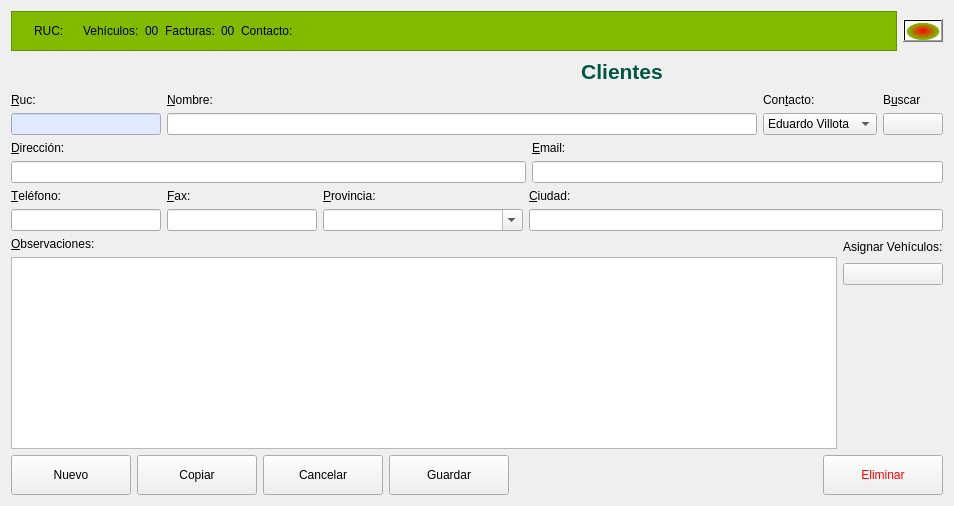
      <widget class="QWidget" name="tab_formulario">
       <attribute name="icon">
        <iconset>
         <normalon>:/Icons/icons/system_users.png</normalon>
        </iconset>
       </attribute>
       <attribute name="title">
        <string>Cliente</string>
       </attribute>
       <layout class="QVBoxLayout" name="verticalLayout_2">
        <item>
         <layout class="QVBoxLayout" name="verticalLayout">
          <item>
           <layout class="QHBoxLayout" name="horizontalLayout_2">
            <item>
             <widget class="QFrame" name="frame">
              <property name="styleSheet">
               <string notr="true">background-color:rgb(130, 186, 0)</string>
              </property>
              <property name="frameShape">
               <enum>QFrame::StyledPanel</enum>
              </property>
              <property name="frameShadow">
               <enum>QFrame::Raised</enum>
              </property>
              <layout class="QHBoxLayout" name="horizontalLayout">
               <item>
                <widget class="QLabel" name="lbl_fecha_registrob">
                 <property name="toolTip">
                  <string>Fecha de Registro en el sistema</string>
                 </property>
                 <property name="text">
                  <string/>
                 </property>
                </widget>
               </item>
               <item>
                <widget class="QLabel" name="lbl_ruca">
                 <property name="maximumSize">
                  <size>
                   <width>40</width>
                   <height>16777215</height>
                  </size>
                 </property>
                 <property name="text">
                  <string>RUC:</string>
                 </property>
                </widget>
               </item>
               <item>
                <widget class="QLabel" name="lbl_rucb">
                 <property name="toolTip">
                  <string>Ruc del cliente</string>
                 </property>
                 <property name="text">
                  <string/>
                 </property>
                </widget>
               </item>
               <item>
                <widget class="QLabel" name="lbl_vehiculosa">
                 <property name="text">
                  <string>Vehículos:</string>
                 </property>
                </widget>
               </item>
               <item>
                <widget class="QLabel" name="lbl_vehiculosa_2">
                 <property name="toolTip">
                  <string>Numero de vehiculos del cliente</string>
                 </property>
                 <property name="text">
                  <string>&lt;html&gt;&lt;head/&gt;&lt;body&gt;&lt;p&gt;&lt;span style=&quot; color:#00007f;&quot;&gt;00&lt;/span&gt;&lt;/p&gt;&lt;/body&gt;&lt;/html&gt;</string>
                 </property>
                </widget>
               </item>
               <item>
                <widget class="QLabel" name="lbl_facturasa">
                 <property name="maximumSize">
                  <size>
                   <width>60</width>
                   <height>16777215</height>
                  </size>
                 </property>
                 <property name="text">
                  <string>Facturas:</string>
                 </property>
                </widget>
               </item>
               <item>
                <widget class="QLabel" name="lbl_facturasa_2">
                 <property name="toolTip">
                  <string>Numero de facturas del cliente</string>
                 </property>
                 <property name="text">
                  <string>&lt;html&gt;&lt;head/&gt;&lt;body&gt;&lt;p&gt;&lt;span style=&quot; color:#00007f;&quot;&gt;00&lt;/span&gt;&lt;/p&gt;&lt;/body&gt;&lt;/html&gt;</string>
                 </property>
                </widget>
               </item>
               <item>
                <widget class="QLabel" name="lbl_contactoa">
                 <property name="minimumSize">
                  <size>
                   <width>60</width>
                   <height>0</height>
                  </size>
                 </property>
                 <property name="maximumSize">
                  <size>
                   <width>60</width>
                   <height>16777215</height>
                  </size>
                 </property>
                 <property name="text">
                  <string>Contacto:</string>
                 </property>
                </widget>
               </item>
               <item>
                <widget class="QLabel" name="lbl_contactob">
                 <property name="toolTip">
                  <string>Numero de contacto del cliente</string>
                 </property>
                 <property name="text">
                  <string/>
                 </property>
                </widget>
               </item>
               <item>
                <spacer name="horizontalSpacer">
                 <property name="orientation">
                  <enum>Qt::Horizontal</enum>
                 </property>
                 <property name="sizeHint" stdset="0">
                  <size>
                   <width>40</width>
                   <height>20</height>
                  </size>
                 </property>
                </spacer>
               </item>
              </layout>
             </widget>
            </item>
            <item>
             <widget class="QPushButton" name="btn_home">
              <property name="toolTip">
               <string>Regreasar al Panel de Control</string>
              </property>
              <property name="styleSheet">
               <string notr="true">background-color: qradialgradient(spread:pad, cx:0.5, cy:0.6, radius:0.9, fx:0.5, fy:0.5, stop:0 rgba(255, 0, 0, 255), stop:0.479904 rgba(130, 186, 0), stop:0.522685 rgba(255, 255, 255, 255), stop:1 rgba(255, 255, 255, 255));</string>
              </property>
              <property name="text">
               <string/>
              </property>
              <property name="icon">
               <iconset>
                <normalon>:/Icons/icons/folder_home2.png</normalon>
               </iconset>
              </property>
              <property name="iconSize">
               <size>
                <width>56</width>
                <height>56</height>
               </size>
              </property>
             </widget>
            </item>
           </layout>
          </item>
          <item>
           <layout class="QHBoxLayout" name="horizontalLayout_3">
            <item>
             <widget class="QPushButton" name="btn_primero">
              <property name="minimumSize">
               <size>
                <width>50</width>
                <height>30</height>
               </size>
              </property>
              <property name="maximumSize">
               <size>
                <width>50</width>
                <height>30</height>
               </size>
              </property>
              <property name="toolTip">
               <string comment="Primer Registro">&lt;html&gt;&lt;head/&gt;&lt;body&gt;&lt;p&gt;Primer Registro&lt;/p&gt;&lt;/body&gt;&lt;/html&gt;</string>
              </property>
              <property name="text">
               <string/>
              </property>
              <property name="icon">
               <iconset>
                <normalon>:/Icons/icons/start.png</normalon>
               </iconset>
              </property>
              <property name="iconSize">
               <size>
                <width>32</width>
                <height>32</height>
               </size>
              </property>
              <property name="autoDefault">
               <bool>false</bool>
              </property>
              <property name="default">
               <bool>false</bool>
              </property>
              <property name="flat">
               <bool>true</bool>
              </property>
             </widget>
            </item>
            <item>
             <widget class="QPushButton" name="btn_anterior">
              <property name="minimumSize">
               <size>
                <width>50</width>
                <height>30</height>
               </size>
              </property>
              <property name="maximumSize">
               <size>
                <width>50</width>
                <height>30</height>
               </size>
              </property>
              <property name="toolTip">
               <string>&lt;html&gt;&lt;head/&gt;&lt;body&gt;&lt;p&gt;Registro Anterior&lt;/p&gt;&lt;/body&gt;&lt;/html&gt;</string>
              </property>
              <property name="text">
               <string/>
              </property>
              <property name="icon">
               <iconset>
                <normalon>:/Icons/icons/previous.png</normalon>
               </iconset>
              </property>
              <property name="iconSize">
               <size>
                <width>32</width>
                <height>32</height>
               </size>
              </property>
              <property name="autoDefault">
               <bool>false</bool>
              </property>
              <property name="default">
               <bool>false</bool>
              </property>
              <property name="flat">
               <bool>true</bool>
              </property>
             </widget>
            </item>
            <item>
             <widget class="QPushButton" name="btn_recargar">
              <property name="minimumSize">
               <size>
                <width>60</width>
                <height>30</height>
               </size>
              </property>
              <property name="maximumSize">
               <size>
                <width>60</width>
                <height>30</height>
               </size>
              </property>
              <property name="toolTip">
               <string>Recargar</string>
              </property>
              <property name="text">
               <string/>
              </property>
              <property name="icon">
               <iconset>
                <normalon>:/Icons/icons/reload.png</normalon>
               </iconset>
              </property>
              <property name="iconSize">
               <size>
                <width>40</width>
                <height>40</height>
               </size>
              </property>
              <property name="autoDefault">
               <bool>false</bool>
              </property>
              <property name="default">
               <bool>false</bool>
              </property>
              <property name="flat">
               <bool>true</bool>
              </property>
             </widget>
            </item>
            <item>
             <widget class="QPushButton" name="btn_siguiente">
              <property name="minimumSize">
               <size>
                <width>50</width>
                <height>30</height>
               </size>
              </property>
              <property name="maximumSize">
               <size>
                <width>50</width>
                <height>30</height>
               </size>
              </property>
              <property name="toolTip">
               <string>&lt;html&gt;&lt;head/&gt;&lt;body&gt;&lt;p&gt;Siguiente Registro&lt;/p&gt;&lt;/body&gt;&lt;/html&gt;</string>
              </property>
              <property name="text">
               <string/>
              </property>
              <property name="icon">
               <iconset>
                <normalon>:/Icons/icons/forward.png</normalon>
               </iconset>
              </property>
              <property name="iconSize">
               <size>
                <width>32</width>
                <height>32</height>
               </size>
              </property>
              <property name="autoDefault">
               <bool>false</bool>
              </property>
              <property name="default">
               <bool>false</bool>
              </property>
              <property name="flat">
               <bool>true</bool>
              </property>
             </widget>
            </item>
            <item>
             <widget class="QPushButton" name="btn_ultimo">
              <property name="minimumSize">
               <size>
                <width>50</width>
                <height>30</height>
               </size>
              </property>
              <property name="maximumSize">
               <size>
                <width>50</width>
                <height>30</height>
               </size>
              </property>
              <property name="toolTip">
               <string>Último Registro</string>
              </property>
              <property name="text">
               <string/>
              </property>
              <property name="icon">
               <iconset>
                <normalon>:/Icons/icons/finish.png</normalon>
               </iconset>
              </property>
              <property name="iconSize">
               <size>
                <width>32</width>
                <height>32</height>
               </size>
              </property>
              <property name="autoDefault">
               <bool>false</bool>
              </property>
              <property name="default">
               <bool>false</bool>
              </property>
              <property name="flat">
               <bool>true</bool>
              </property>
             </widget>
            </item>
            <item>
             <widget class="QLabel" name="lbl_clientes_gelvs">
              <property name="toolTip">
               <string/>
              </property>
              <property name="text">
               <string>&lt;html&gt;&lt;head/&gt;&lt;body&gt;&lt;p align=&quot;center&quot;&gt;&lt;span style=&quot; font-size:16pt; font-weight:600; color:#015546;&quot;&gt;Clientes&lt;/span&gt;&lt;/p&gt;&lt;/body&gt;&lt;/html&gt;</string>
              </property>
             </widget>
            </item>
           </layout>
          </item>
          <item>
           <layout class="QGridLayout" name="gridLayout_2">
            <item row="0" column="0">
             <widget class="QLabel" name="lbl_ruc">
              <property name="text">
               <string>&amp;Ruc:</string>
              </property>
              <property name="buddy">
               <cstring>txt_ruc</cstring>
              </property>
             </widget>
            </item>
            <item row="0" column="1">
             <widget class="QLabel" name="lbl_nombre">
              <property name="text">
               <string>&amp;Nombre:</string>
              </property>
              <property name="buddy">
               <cstring>txt_nombre</cstring>
              </property>
             </widget>
            </item>
            <item row="0" column="2">
             <widget class="QLabel" name="lbl_contacto">
              <property name="text">
               <string>Con&amp;tacto:</string>
              </property>
              <property name="buddy">
               <cstring>cmb_contacto</cstring>
              </property>
             </widget>
            </item>
            <item row="0" column="3">
             <widget class="QLabel" name="lbl_cuidad_3">
              <property name="text">
               <string>B&amp;uscar</string>
              </property>
              <property name="buddy">
               <cstring>btn_buscar_contacto</cstring>
              </property>
             </widget>
            </item>
            <item row="1" column="0">
             <widget class="QLineEdit" name="txt_ruc">
              <property name="minimumSize">
               <size>
                <width>150</width>
                <height>0</height>
               </size>
              </property>
              <property name="maximumSize">
               <size>
                <width>150</width>
                <height>16777215</height>
               </size>
              </property>
              <property name="toolTip">
               <string>Ingrese numero de ruc del cliente</string>
              </property>
              <property name="styleSheet">
               <string notr="true">background-color: rgb(224, 234, 255);</string>
              </property>
              <property name="maxLength">
               <number>13</number>
              </property>
             </widget>
            </item>
            <item row="1" column="1">
             <widget class="QLineEdit" name="txt_nombre">
              <property name="toolTip">
               <string>Ingrese el nombre del cliente</string>
              </property>
              <property name="maxLength">
               <number>200</number>
              </property>
             </widget>
            </item>
            <item row="1" column="2">
             <widget class="QComboBox" name="cmb_contacto">
              <property name="toolTip">
               <string>Contactos</string>
              </property>
              <item>
               <property name="text">
                <string>Eduardo Villota</string>
               </property>
              </item>
             </widget>
            </item>
            <item row="1" column="3">
             <widget class="QPushButton" name="btn_buscar_contacto">
              <property name="minimumSize">
               <size>
                <width>60</width>
                <height>0</height>
               </size>
              </property>
              <property name="toolTip">
               <string>Ver o buscar un contacto</string>
              </property>
              <property name="text">
               <string/>
              </property>
              <property name="icon">
               <iconset resource="polaris.qrc">
                <normaloff>:/Icons/icons/edit_find.png</normaloff>:/Icons/icons/edit_find.png</iconset>
              </property>
             </widget>
            </item>
           </layout>
          </item>
          <item>
           <layout class="QFormLayout" name="formLayout">
            <item row="0" column="0">
             <widget class="QLabel" name="lbl_direccion">
              <property name="text">
               <string>&amp;Dirección:</string>
              </property>
              <property name="buddy">
               <cstring>txt_direccion</cstring>
              </property>
             </widget>
            </item>
            <item row="0" column="1">
             <widget class="QLabel" name="lbl_email">
              <property name="text">
               <string>&amp;Email:</string>
              </property>
              <property name="buddy">
               <cstring>txt_email</cstring>
              </property>
             </widget>
            </item>
            <item row="1" column="1">
             <widget class="QLineEdit" name="txt_email">
              <property name="toolTip">
               <string>Ingrese email del cliente</string>
              </property>
             </widget>
            </item>
            <item row="1" column="0">
             <widget class="QLineEdit" name="txt_direccion">
              <property name="minimumSize">
               <size>
                <width>515</width>
                <height>0</height>
               </size>
              </property>
              <property name="toolTip">
               <string>Ingrese direccion del cliente</string>
              </property>
             </widget>
            </item>
           </layout>
          </item>
          <item>
           <layout class="QGridLayout" name="gridLayout_4">
            <item row="1" column="2">
             <widget class="QComboBox" name="cmb_provincia">
              <property name="minimumSize">
               <size>
                <width>200</width>
                <height>0</height>
               </size>
              </property>
              <property name="maximumSize">
               <size>
                <width>200</width>
                <height>16777215</height>
               </size>
              </property>
              <property name="toolTip">
               <string>Provincias</string>
              </property>
              <property name="editable">
               <bool>true</bool>
              </property>
              <property name="iconSize">
               <size>
                <width>20</width>
                <height>17</height>
               </size>
              </property>
              <property name="duplicatesEnabled">
               <bool>false</bool>
              </property>
             </widget>
            </item>
            <item row="1" column="3">
             <widget class="QLineEdit" name="txt_cuidad">
              <property name="minimumSize">
               <size>
                <width>150</width>
                <height>0</height>
               </size>
              </property>
              <property name="toolTip">
               <string>Ingresar cuidad </string>
              </property>
             </widget>
            </item>
            <item row="1" column="1">
             <widget class="QLineEdit" name="txt_fax">
              <property name="minimumSize">
               <size>
                <width>150</width>
                <height>0</height>
               </size>
              </property>
              <property name="maximumSize">
               <size>
                <width>150</width>
                <height>16777215</height>
               </size>
              </property>
              <property name="toolTip">
               <string>Ingrese el fax del cliente</string>
              </property>
             </widget>
            </item>
            <item row="0" column="0">
             <widget class="QLabel" name="lbl_telefono">
              <property name="text">
               <string>&amp;Teléfono:</string>
              </property>
              <property name="buddy">
               <cstring>txt_telefono</cstring>
              </property>
             </widget>
            </item>
            <item row="0" column="2">
             <widget class="QLabel" name="lbl_provincia">
              <property name="text">
               <string>&amp;Provincia:</string>
              </property>
              <property name="buddy">
               <cstring>cmb_provincia</cstring>
              </property>
             </widget>
            </item>
            <item row="0" column="3">
             <widget class="QLabel" name="lbl_cuidad">
              <property name="text">
               <string>&amp;Ciudad:</string>
              </property>
              <property name="buddy">
               <cstring>txt_cuidad</cstring>
              </property>
             </widget>
            </item>
            <item row="1" column="0">
             <widget class="QLineEdit" name="txt_telefono">
              <property name="minimumSize">
               <size>
                <width>150</width>
                <height>0</height>
               </size>
              </property>
              <property name="maximumSize">
               <size>
                <width>150</width>
                <height>16777215</height>
               </size>
              </property>
              <property name="toolTip">
               <string>Ingrese numero del cliente</string>
              </property>
             </widget>
            </item>
            <item row="0" column="1">
             <widget class="QLabel" name="lbl_fax">
              <property name="text">
               <string>&amp;Fax:</string>
              </property>
              <property name="buddy">
               <cstring>txt_fax</cstring>
              </property>
             </widget>
            </item>
           </layout>
          </item>
          <item>
           <layout class="QGridLayout" name="gridLayout_5">
            <item row="0" column="0">
             <widget class="QLabel" name="lbl_observaciones">
              <property name="text">
               <string>&amp;Observaciones:</string>
              </property>
              <property name="buddy">
               <cstring>rtxt_notas</cstring>
              </property>
             </widget>
            </item>
            <item row="0" column="1" rowspan="2">
             <widget class="QLabel" name="label_asignar_vehiculos">
              <property name="text">
               <string>Asignar Vehículos:</string>
              </property>
             </widget>
            </item>
            <item row="1" column="0" rowspan="3">
             <widget class="QTextEdit" name="rtxt_notas">
              <property name="toolTip">
               <string>Sirve para especificar fecha de entrega de factura entre otras</string>
              </property>
              <property name="html">
               <string>&lt;!DOCTYPE HTML PUBLIC &quot;-//W3C//DTD HTML 4.0//EN&quot; &quot;http://www.w3.org/TR/REC-html40/strict.dtd&quot;&gt;
&lt;html&gt;&lt;head&gt;&lt;meta name=&quot;qrichtext&quot; content=&quot;1&quot; /&gt;&lt;style type=&quot;text/css&quot;&gt;
p, li { white-space: pre-wrap; }
&lt;/style&gt;&lt;/head&gt;&lt;body style=&quot; font-family:'Sans'; font-size:9pt; font-weight:400; font-style:normal;&quot;&gt;
&lt;p style=&quot;-qt-paragraph-type:empty; margin-top:0px; margin-bottom:0px; margin-left:0px; margin-right:0px; -qt-block-indent:0; text-indent:0px;&quot;&gt;&lt;br /&gt;&lt;/p&gt;&lt;/body&gt;&lt;/html&gt;</string>
              </property>
             </widget>
            </item>
            <item row="2" column="1">
             <widget class="QPushButton" name="btn_asignar_vehiculo">
              <property name="toolTip">
               <string>Ver mantenimientos realizados</string>
              </property>
              <property name="text">
               <string/>
              </property>
              <property name="icon">
               <iconset resource="polaris.qrc">
                <normaloff>:/Icons/icons/polaris.png</normaloff>:/Icons/icons/polaris.png</iconset>
              </property>
              <property name="iconSize">
               <size>
                <width>60</width>
                <height>60</height>
               </size>
              </property>
             </widget>
            </item>
            <item row="3" column="1">
             <spacer name="verticalSpacer">
              <property name="orientation">
               <enum>Qt::Vertical</enum>
              </property>
              <property name="sizeHint" stdset="0">
               <size>
                <width>20</width>
                <height>40</height>
               </size>
              </property>
             </spacer>
            </item>
           </layout>
          </item>
          <item>
           <layout class="QHBoxLayout" name="horizontalLayout_12">
            <item>
             <widget class="QPushButton" name="btn_nuevo">
              <property name="minimumSize">
               <size>
                <width>120</width>
                <height>40</height>
               </size>
              </property>
              <property name="maximumSize">
               <size>
                <width>120</width>
                <height>40</height>
               </size>
              </property>
              <property name="styleSheet">
               <string notr="true"/>
              </property>
              <property name="text">
               <string>Nuevo</string>
              </property>
              <property name="icon">
               <iconset>
                <normalon>:/Icons/icons/filenew.png</normalon>
               </iconset>
              </property>
             </widget>
            </item>
            <item>
             <widget class="QPushButton" name="btn_copiar">
              <property name="minimumSize">
               <size>
                <width>120</width>
                <height>40</height>
               </size>
              </property>
              <property name="maximumSize">
               <size>
                <width>120</width>
                <height>40</height>
               </size>
              </property>
              <property name="text">
               <string>Copiar</string>
              </property>
              <property name="icon">
               <iconset>
                <normaloff>:/Icons/icons/document_multiple.png</normaloff>
                <normalon>:/Icons/icons/editpaste.png</normalon>:/Icons/icons/document_multiple.png</iconset>
              </property>
             </widget>
            </item>
            <item>
             <widget class="QPushButton" name="btn_cancelar">
              <property name="minimumSize">
               <size>
                <width>120</width>
                <height>40</height>
               </size>
              </property>
              <property name="maximumSize">
               <size>
                <width>120</width>
                <height>40</height>
               </size>
              </property>
              <property name="text">
               <string>Cancelar</string>
              </property>
              <property name="icon">
               <iconset>
                <normaloff>:/Icons/icons/button_cancel.png</normaloff>
                <normalon>:/Icons/icons/mail_delete.png</normalon>:/Icons/icons/button_cancel.png</iconset>
              </property>
             </widget>
            </item>
            <item>
             <widget class="QPushButton" name="btn_guardar">
              <property name="minimumSize">
               <size>
                <width>120</width>
                <height>40</height>
               </size>
              </property>
              <property name="maximumSize">
               <size>
                <width>120</width>
                <height>40</height>
               </size>
              </property>
              <property name="styleSheet">
               <string notr="true">#hover {
background: qradialgradient(cx: 0.3, cy: -0.4,
fx: 0.3, fy: -0.4,
radius: 1.35, stop: 0 #fff, stop: 1 #bbb);
}

#pressed {
background: qradialgradient(cx: 0.4, cy: -0.1,
fx: 0.4, fy: -0.1,
radius: 1.35, stop: 0 #fff, stop: 1 #ddd);
}</string>
              </property>
              <property name="text">
               <string>Guardar</string>
              </property>
              <property name="icon">
               <iconset resource="polaris.qrc">
                <normaloff>:/Icons/icons/filesave.png</normaloff>:/Icons/icons/filesave.png</iconset>
              </property>
             </widget>
            </item>
            <item>
             <spacer name="horizontalSpacer_15">
              <property name="orientation">
               <enum>Qt::Horizontal</enum>
              </property>
              <property name="sizeHint" stdset="0">
               <size>
                <width>308</width>
                <height>20</height>
               </size>
              </property>
             </spacer>
            </item>
            <item>
             <widget class="QPushButton" name="btn_eliminar">
              <property name="minimumSize">
               <size>
                <width>120</width>
                <height>40</height>
               </size>
              </property>
              <property name="maximumSize">
               <size>
                <width>120</width>
                <height>40</height>
               </size>
              </property>
              <property name="styleSheet">
               <string notr="true">color: rgb(255, 0, 0);

</string>
              </property>
              <property name="text">
               <string>Eliminar</string>
              </property>
              <property name="icon">
               <iconset>
                <normaloff>:/Icons/icons/button_cancel.png</normaloff>
                <normalon>:/Icons/icons/user_trash.png</normalon>:/Icons/icons/button_cancel.png</iconset>
              </property>
             </widget>
            </item>
           </layout>
          </item>
         </layout>
        </item>
       </layout>
       <zorder></zorder>
      </widget>
